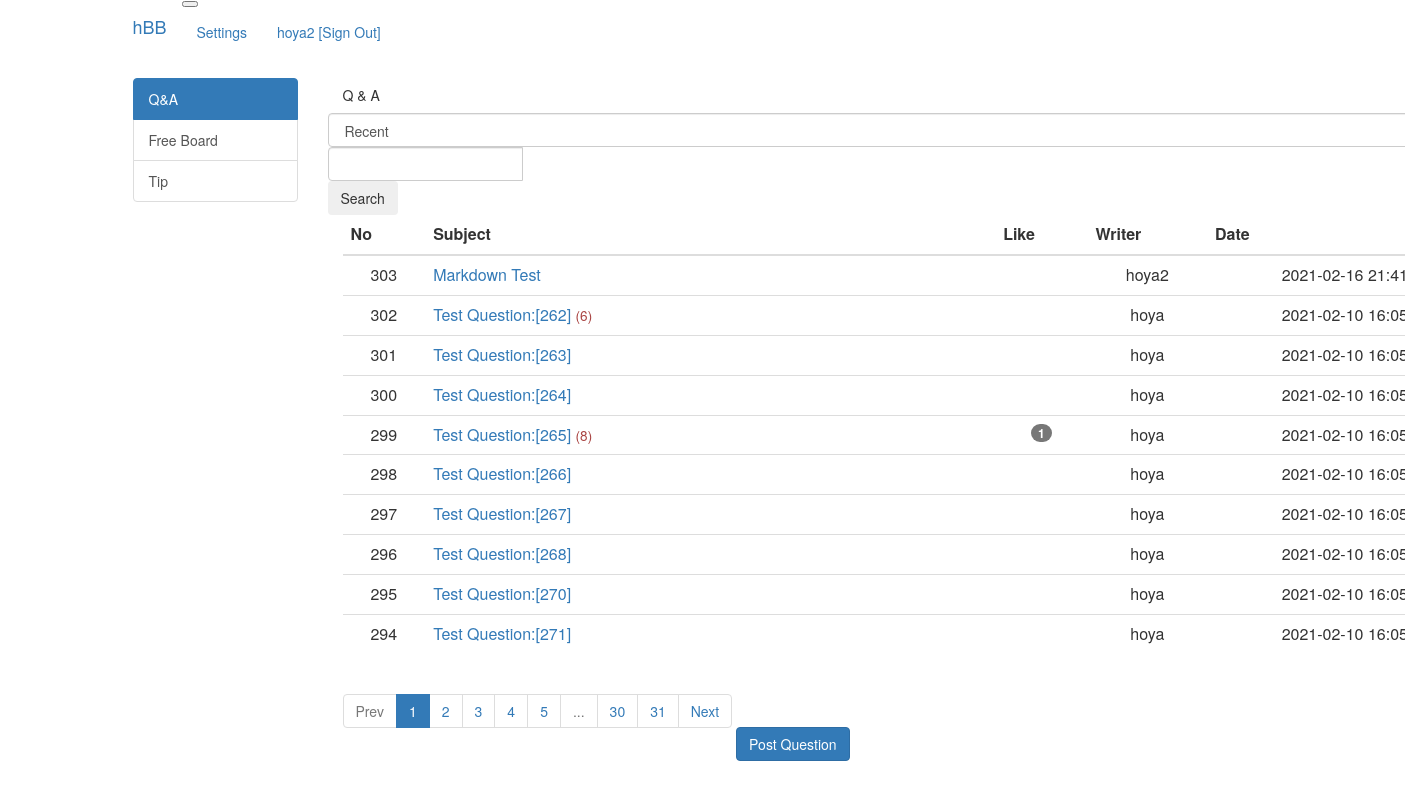
The page /question/list/qna (signed in) on the database its author committed.
### src/models/user.py (models this page shows)
class UserModel(db.Model):
    id = db.Column(db.Integer, primary_key=True)
    username = db.Column(db.String(150), unique=True, nullable=False)
    password = db.Column(db.String(200), nullable=False)
    email = db.Column(db.String(120), unique=True, nullable=False)

### src/models/question.py (models this page shows)
class QuestionModel(db.Model):
    id = db.Column(db.Integer, primary_key=True)
    category = db.Column(db.String(16), nullable=False)
    subject = db.Column(db.String(200), nullable=False)
    content = db.Column(db.Text(), nullable=False)
    created_date = db.Column(db.DateTime(), nullable=False)
    user_id = db.Column(
        db.Integer, db.ForeignKey("user_model.id", ondelete="CASCADE"), nullable=False
    )
    user = db.relationship("UserModel", backref=db.backref("question_set"))
    modified_date = db.Column(db.DateTime(), nullable=True)
    like = db.relationship(
        "UserModel", secondary=question_like, backref=db.backref("question_like_set")
    )

### src/views/question_views.py (the view, shortened to what this page needs)
@bp.route("/list/<string:category>")
def _list(category="qna"):
    page = request.args.get("page", type=int, default=1)
    keyword = request.args.get("keyword", type=str, default="")
    sort = request.args.get("sort", type=str, default="recent")
    question_list = QuestionModel.query.filter(QuestionModel.category == category)
    if sort == "recommend":
        sub_query = (
            db.session.query(
                question_like.c.question_id, func.count("*").label("num_like")
            )
            .group_by(question_like.c.question_id)
            .subquery()
        )
        question_list = question_list.outerjoin(
            sub_query, QuestionModel.id == sub_query.c.question_id
        ).order_by(sub_query.c.num_like.desc(), QuestionModel.created_date.desc())
    else:
        question_list = question_list.order_by(QuestionModel.created_date.desc())
    question_list = question_list.paginate(page, per_page=10)
    return render_template(
        "question/question_list.html",
        category=category,
        question_list=question_list,
        page=page,
        keyword=keyword,
        sort=sort,
    )

### src/filter.py (called while the page is built)
def format_datetime(value, fmt="%Y-%m-%d %H:%M"):
    return value.strftime(fmt)

### src/views/account_views.py (called while the page is built)
@bp.before_app_request
def load_signed_in_user():
    user_id = session.get("user_id")
    if user_id is None:
        g.user = None
    else:
        g.user = UserModel.query.get(user_id)

### src/templates/question/question_list.html (shortened to what this page needs)
{% extends "base.html" %}
{% block content %}
<div class="container py-2">
    <h5 class="border-bottom pb-2 mb-3">
        {% if category == 'qna' %}
        Q & A
        {% elif category == 'free' %}
        Free Board
        {% elif category == 'tip' %}
        Tip
        {% endif %}
    </h5>
    <div class="row justify-content-between my-3">
        <div class="col-2">
            <select class="form-control sort">
                <option value="recent" {% if sort=='recent' %}selected{% endif %}>Recent</option>
            </select>
        </div>
        <div class="col-4 input-group">
            <input class="form-control keyword" type="text" value="{{ keyword or '' }}">
            <div class="input-group-append">
                <button id="btn_search" class="btn btn-outline-secondary" type="button">Search</button>
            </div>
        </div>
    </div>
    <table class="table">
        <thead>
            <tr class="text-center thead-dark">
                <th>No</th>
                <th style="width: 50%">Subject</th>
                <th>Like</th>
                <th>Writer</th>
                <th>Date</th>
            </tr>
        </thead>
        <tbody>
            {% if question_list %}
            {% for question in question_list.items %}
            <tr class="text-center">
                <td>{{ question_list.total - ((question_list.page - 1) * question_list.per_page) -
                    loop.index0
                    }}
                </td>
                <td class="text-left">
                    <a href="{{ url_for('question.detail', question_id=question.id) }}">
                        {{ question.subject }}
                    </a>
                    {% if question.answer_set|length > 0 %}
                    <span class="text-danger small ml-2">({{ question.answer_set|length }})</span>
                    {% endif %}
                </td>
                <td>
                    {% if question.like|length > 0 %}
                    <span class="badge badge-warning px-2 py-1">{{ question.like|length }}</span>
                    {% endif %}
                </td>
                <td>{{ question.user.username }}</td>
                <td>{{ question.created_date|datetime }}</td>
            </tr>
            {% endfor %}
            {% else %}
            <tr>
                <td colspan="3">There are no questions.</td>
            </tr>
            {% endif %}
        </tbody>
    </table>
    <ul class="pagination justify-content-center">
        {% if question_list.has_prev %}
        <li class="page-item">
            <a class="page-link" data-page="{{ question_list.prev_num }}" href="#">Prev</a>
        </li>
        {% else %}
        <li class="page-item disabled">
            <a class="page-link" tabindex="-1" aria-disabled="true" href="#">Prev</a>
        </li>
        {% endif %}
        {% for page_num in question_list.iter_pages() %}
        {% if page_num %}
        {% if page_num != question_list.page %}
        <li class="page-item">
            <a class="page-link" data-page="{{ page_num }}" href="#">{{ page_num }}</a>
        </li>
        {% else %}
        <li class="page-item active" aria-current="page">
            <a class="page-link" href="#">{{ page_num }}</a>
        </li>
        {% endif %}
        {% else %}
        <li class="disabled">
            <a class="page-link" href="#">...</a>
        </li>
        {% endif %}
        {% endfor %}
        {% if question_list.has_next %}
        <li class="page-item">
            <a class="page-link" data-page="{{ question_list.next_num }}" href="#">Next</a>
        </li>
        {% else %}
        <li class="page-item disabled">
            <a class="page-link" tabindex="-1" aria-disabled="true" href="#">Next</a>
        </li>
        {% endif %}
    </ul>
    <a href="{{ url_for('question.create', category=category) }}" class="btn btn-primary">Post Question</a>
</div>
{% endblock %}

### src/templates/navbar.html (shortened to what this page needs)
<nav class="navbar navbar-expand-lg navbar-dark bg-dark">
    <div class="container">
        <a class="navbar-brand mr-2" href="{{ url_for('main.index') }}">hBB</a>
        <button class="navbar-toggler ml-auto" type="button" data-toggle="collapse" data-target="#navbarNav"
            aria-controls="navbarNav" aria-expanded="false" aria-label="Toggle navigation">
        </button>
        <div id="navbarNav" class="collapse navbar-collapse">
            {% if g.user %}
            <ul class="nav navbar-nav ml-auto">
                <li class="nav-item"><a class="nav-link" href="{{ url_for('common.index') }}">Settings</a></li>
                <li class="nav-item"><a class="nav-link" href="{{ url_for('account.signout') }}">{{ g.user.username }}
                        [Sign Out]</a></li>
            </ul>
            {% else %}
            <ul class="nav navbar-nav ml-auto">
                <li class="nav-item"><a class="nav-link" href="{{ url_for('account.signup') }}">Sign Up</a></li>
                <li class="nav-item"><a class="nav-link" href="{{ url_for('account.signin') }}">Sign In</a></li>
            </ul>
            {% endif %}
        </div>
    </div>
</nav>

### rows shown on the page
UserModel: user.username "hoya2"
QuestionModel: total "303", subject "Markdown Test", user.username "hoya2", created_date "2021-02-16…"
QuestionModel: total "302", subject "Test Question:[262]", answer_set|length "6", user.username "hoya", created_date "2021-02-10…"
QuestionModel: total "301", subject "Test Question:[263]", user.username "hoya", created_date "2021-02-10…"
QuestionModel: total "300", subject "Test Question:[264]", user.username "hoya", created_date "2021-02-10…"
QuestionModel: total "299", subject "Test Question:[265]", answer_set|length "8", like|length "1", user.username "hoya", created_date "2021-02-10…"
QuestionModel: total "298", subject "Test Question:[266]", user.username "hoya", created_date "2021-02-10…"
QuestionModel: total "297", subject "Test Question:[267]", user.username "hoya", created_date "2021-02-10…"
QuestionModel: total "296", subject "Test Question:[268]", user.username "hoya", created_date "2021-02-10…"
QuestionModel: total "295", subject "Test Question:[270]", user.username "hoya", created_date "2021-02-10…"
QuestionModel: total "294", subject "Test Question:[271]", user.username "hoya", created_date "2021-02-10…"

### other values the page prints
{{ page_num }} "1"
{{ page_num }} "2" "3" "4" "5" "30" "31"
